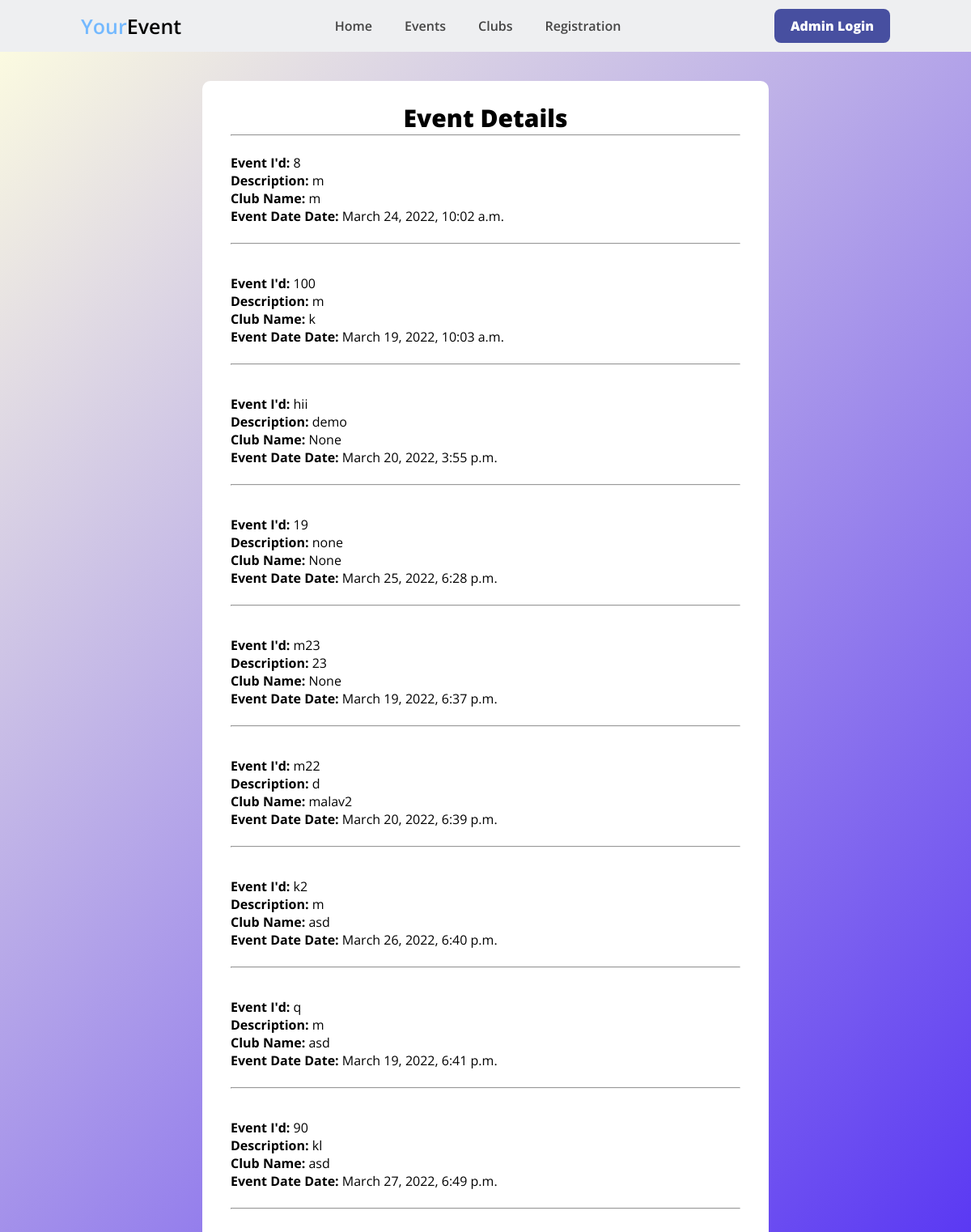
Screenshot of /EventDetails with the database file from the repository.
### home/models.py (models this page shows)
class Event(models.Model):
    eventname = models.CharField(max_length=122, default="", null=True)
    location = models.CharField(max_length=15, default="", null=True)
    startDate = models.DateTimeField(auto_now=False, auto_now_add=False, default="", null=True)
    nop = models.IntegerField()
    dec = models.TextField()

### home/views.py (the view)
# urls.py: path("EventDetails", views.EventDetails, name='EventDetails'),
def EventDetails(request):
    event_list = Event.objects.all().filter(startDate__gte = datetime.now())
    return render(request, 'Event Details.html', {'event_list':event_list})

### templates/Event Details.html (shortened to what this page needs)
<!DOCTYPE html>
<html lang="en">
<head>
    <link rel="stylesheet" href="https://cdn.jsdelivr.net/npm/boxicons@latest/css/boxicons.min.css">
</head>
<header>
    <div class="logo">
        <span id="blue">Your</span>Event
    </div>
    <ul class="navbar">
        <li><a href="/" class="tmp">Home</a></li>
        <li><a href="/EventDetails">Events</a></li>
        <li><a href="/Clubs">Clubs</a></li>
        <li><a href="/ParticipantRegistration">Registration</a></li>
    </ul>
    <div class="header-btn">
        <a href="/SignUp" class="sign-up">Admin Login</a>
    </div>
</header>
<body>
    <div class="container">
        <div class="title">Event Details</div>
        <hr>
        {% for event in event_list %}
        <div style="margin-bottom: 15px;">
            <br>
            <p> <b>Event I'd: </b>{{event.eventname}}</p>
            <p> <b>Description: </b> {{event.dec}} </p>
            <p> <b>Club Name: </b> {{event.location}} </p>
            <p> <b>Event Date Date: </b> {{event.startDate}} </p>
            <br>
            <hr>
        </div>
        {% endfor %}
    </div>
</body>
</html>

### templates/Event Details.html (style rules this page uses)
* { padding: 0; margin: 0; box-sizing: border-box; scroll-padding: 2rem; scroll-behavior: smooth; list-style: none; text-decoration: none; font-family: 'Open Sans', sans-serif; }
:root { --main-color: #fe5b3d; --second-color: #ffac38; --text-color: #444; --gradient: linear-gradient(#fe5b3d, #ffac38); }
header { position: fixed; width: 100%; top: 0; right: 0; z-index: 1000; display: flex; align-items: center; justify-content: space-between; background: #eeeff1; padding: 15px 100px; }
.logo { font-size: 25px; font-weight: 501; }
#blue { color: #74b9ff; }
.header-btn a { padding: 10px 20px; color: var(--text-color); font-weight: 1000; }
.navbar { display: flex; }
.navbar li { position: relative; }
.navbar a { font-weight: 505; font-size: 1rem; padding: 10px 20px; color: var(--text-color); font-weight: 501; }
.navbar a::after { content: ''; width: 0; height: 3px; background: var(--gradient); position: relative; bottom: -4px; left: 0; transition: 0.5s; }
.header-btn .sign-up { background: #474fa0; color: #fff; border-radius: 0.5rem; }
body { display: flex; justify-content: center; align-items: center; background: linear-gradient(135deg, #FFFFE0, #5a38f3); background-repeat: no-repeat; }
.container { max-width: 700px; margin-top: 100px; width: 100%; background: #fff; padding: 25px 35px; border-radius: 10px; }
.container .title { font-size: 30px; text-align: center; font-weight: 1000; position: relative; }

### rows the page displays
Event: eventname "8", dec "m", location "m", startDate "March 24, 2022, 10:02 a.m."
Event: eventname "100", dec "m", location "k", startDate "March 19, 2022, 10:03 a.m."
Event: eventname "hii", dec "demo", location "None", startDate "March 20, 2022, 3:55 p.m."
Event: eventname "19", dec "none", location "None", startDate "March 25, 2022, 6:28 p.m."
Event: eventname "m23", dec "23", location "None", startDate "March 19, 2022, 6:37 p.m."
Event: eventname "m22", dec "d", location "malav2", startDate "March 20, 2022, 6:39 p.m."
Event: eventname "k2", dec "m", location "asd", startDate "March 26, 2022, 6:40 p.m."
Event: eventname "q", dec "m", location "asd", startDate "March 19, 2022, 6:41 p.m."
Event: eventname "90", dec "kl", location "asd", startDate "March 27, 2022, 6:49 p.m."
